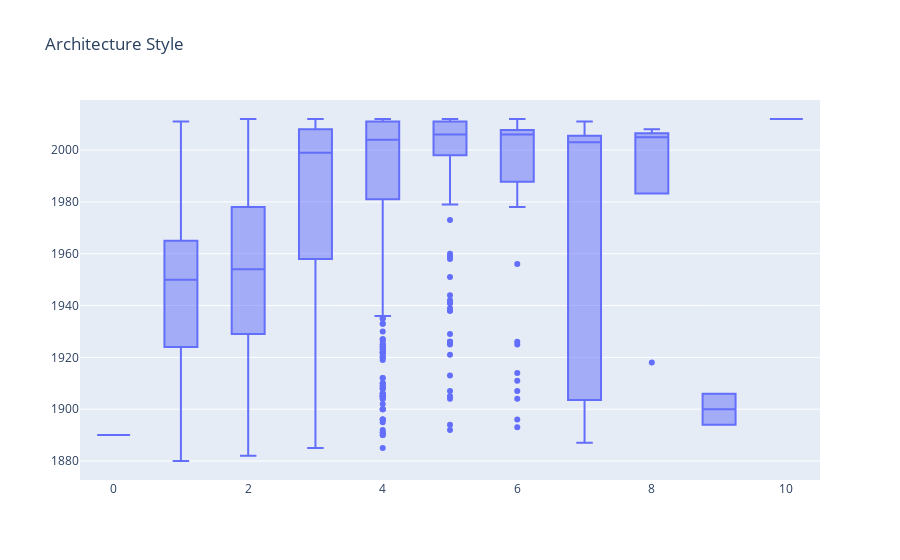

Notebook source saved alongside this figure:
### Markdown cell above
## Number of Bathrooms

### Code cell
#testing different columns to look at how they collilate with the columns
#num baths
denver.columns

sns.boxplot(data=subset_data, x="numbaths", y="yrbuilt")

### Figure 1 — Plotly figure (JSON) as saved in the notebook; plotly's stock layout.template omitted (floating-point values rounded to 4 significant figures; data arrays with more than 128 entries replaced by an {"elided": "..."} marker saying what was removed)
{"data": [{"type": "box", "x": {"elided": "4999 int values"}, "y": {"elided": "4999 int values"}}], "layout": {"title": {"text": "Architecture Style"}}}
